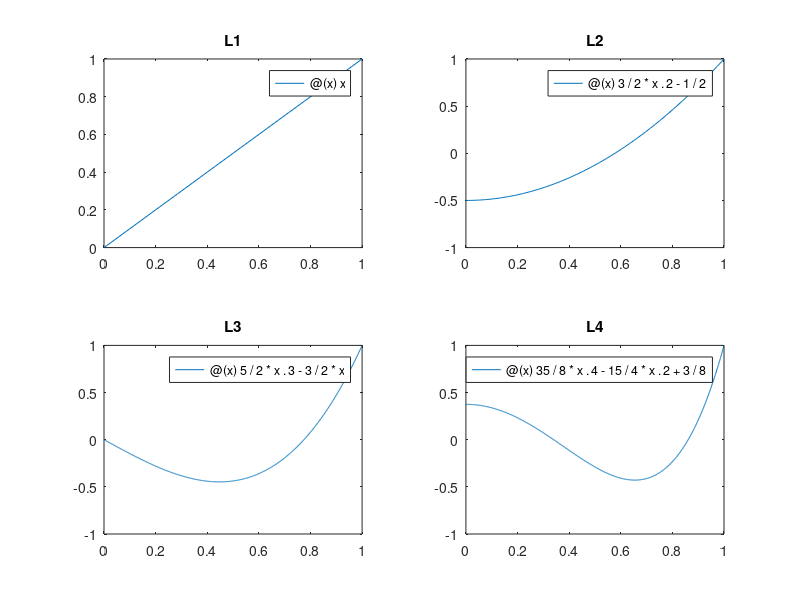

Write MATLAB code to recreate this figure.
#Divide the display in 4 parts and plot in each part the Legendre polynomialli; 
#i= 1,...,4. (Use thesubplotcommand)

subplot(2,2,1)
l1 = @(x) x
fplot(l1,[0,1])
title('L1')

subplot(2,2,2)
l2 = @(x) 3/2*x.^2-1/2
fplot(l2, [0,1])
title('L2')

subplot(2,2,3)
l3 = @(x) 5/2*x.^3 - 3/2*x
fplot(l3, [0,1])
title('L3')

subplot(2,2,4)
l4 = @(x) 35/8*x.^4 - 15/4*x.^2 +3/8
fplot(l4, [0,1])
title('L4')